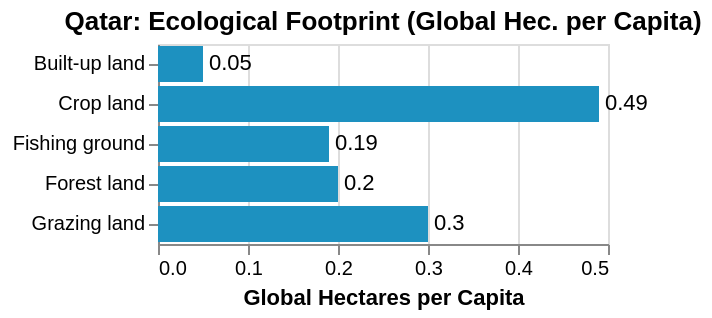

The Vega-Lite source for this figure:
### Vega specification from a JSON file in a GitHub repository (floating-point values rounded to 4 significant figures)
{"$schema": "https://vega.github.io/schema/vega/v5.json", "description": "Bar chart with text labels. Apply scale padding to make the frame cover the labels.", "background": "white", "padding": 5, "width": 225, "title": {"text": "Qatar: Ecological Footprint (Global Hec. per Capita)", "frame": "group"}, "style": "cell", "data": [{"name": "source_0", "values": [{"Area Type": "Built-up land", "Global Hectares per Capita": 0.05}, {"Area Type": "Crop land", "Global Hectares per Capita": 0.49}, {"Area Type": "Grazing land", "Global Hectares per Capita": 0.3}, {"Area Type": "Fishing ground", "Global Hectares per Capita": 0.19}, {"Area Type": "Forest land", "Global Hectares per Capita": 0.2}]}, {"name": "data_0", "source": "source_0", "transform": [{"type": "filter", "expr": "isValid(datum[\"Global Hectares per Capita\"]) && isFinite(+datum[\"Global Hectares per Capita\"])"}]}], "signals": [{"name": "y_step", "value": 20}, {"name": "height", "update": "bandspace(domain('y').length, 0.1, 0.05) * y_step"}], "marks": [{"name": "layer_0_marks", "type": "rect", "style": ["bar"], "from": {"data": "data_0"}, "encode": {"update": {"fill": {"value": "#1d91c0"}, "ariaRoleDescription": {"value": "bar"}, "description": {"signal": "\"Area Type: \" + (isValid(datum[\"Area Type\"]) ? datum[\"Area Type\"] : \"\"+datum[\"Area Type\"]) + \"; Global Hectares per Capita: \" + (format(datum[\"Global Hectares per Capita\"], \"\"))"}, "x": {"scale": "x", "field": "Global Hectares per Capita"}, "x2": {"scale": "x", "value": 0}, "y": {"scale": "y", "field": "Area Type"}, "height": {"scale": "y", "band": 1}}}}, {"name": "layer_1_marks", "type": "text", "style": ["text"], "from": {"data": "data_0"}, "encode": {"update": {"align": {"value": "left"}, "baseline": {"value": "middle"}, "dx": {"value": 3}, "fill": {"value": "black"}, "description": {"signal": "\"Area Type: \" + (isValid(datum[\"Area Type\"]) ? datum[\"Area Type\"] : \"\"+datum[\"Area Type\"]) + \"; Global Hectares per Capita: \" + (format(datum[\"Global Hectares per Capita\"], \"\"))"}, "x": {"scale": "x", "field": "Global Hectares per Capita"}, "y": {"scale": "y", "field": "Area Type", "band": 0.5}, "text": {"signal": "format(datum[\"Global Hectares per Capita\"], \"\")"}}}}], "scales": [{"name": "x", "type": "linear", "domain": {"data": "data_0", "field": "Global Hectares per Capita"}, "range": [0, {"signal": "width"}], "nice": true, "zero": true}, {"name": "y", "type": "band", "domain": {"data": "data_0", "field": "Area Type", "sort": true}, "range": {"step": {"signal": "y_step"}}, "paddingInner": 0.1, "paddingOuter": 0.05}], "axes": [{"scale": "x", "orient": "bottom", "gridScale": "y", "grid": true, "tickCount": {"signal": "ceil(width/40)"}, "domain": false, "labels": false, "aria": false, "maxExtent": 0, "minExtent": 0, "ticks": false, "zindex": 0}, {"scale": "x", "orient": "bottom", "grid": false, "title": "Global Hectares per Capita", "labelFlush": true, "labelOverlap": true, "tickCount": {"signal": "ceil(width/40)"}, "zindex": 0}, {"scale": "y", "orient": "left", "grid": false, "zindex": 0}], "config": {}}
